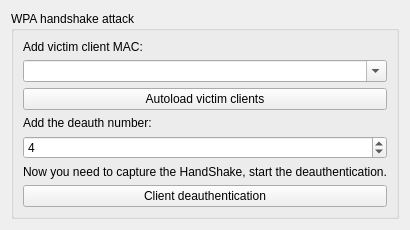
          <widget class="QWidget" name="page">
           <property name="geometry">
            <rect>
             <x>0</x>
             <y>0</y>
             <width>373</width>
             <height>218</height>
            </rect>
           </property>
           <attribute name="label">
            <string>WPA attacks</string>
           </attribute>
           <layout class="QVBoxLayout">
            <item>
             <widget class="QGroupBox" name="groupBox4_2">
              <property name="title">
               <string>WPA handshake attack</string>
              </property>
              <layout class="QVBoxLayout">
               <item>
                <widget class="QLabel" name="textLabel8_2">
                 <property name="text">
                  <string>Add victim client MAC:</string>
                 </property>
                 <property name="wordWrap">
                  <bool>false</bool>
                 </property>
                </widget>
               </item>
               <item>
                <widget class="QComboBox" name="combo_wpa_mac_hand">
                 <property name="editable">
                  <bool>true</bool>
                 </property>
                </widget>
               </item>
               <item>
                <widget class="QPushButton" name="button_wpa_autoload_clients">
                 <property name="text">
                  <string>Autoload victim clients</string>
                 </property>
                </widget>
               </item>
               <item>
                <widget class="QLabel" name="textLabel8_2_2">
                 <property name="text">
                  <string>Add the deauth number:</string>
                 </property>
                 <property name="wordWrap">
                  <bool>false</bool>
                 </property>
                </widget>
               </item>
               <item>
                <widget class="QSpinBox" name="spin_wpa_deauth_hand">
                 <property name="value">
                  <number>4</number>
                 </property>
                </widget>
               </item>
               <item>
                <widget class="QLabel" name="textLabel9_2">
                 <property name="text">
                  <string>Now you need to capture the HandShake, start the deauthentication.</string>
                 </property>
                 <property name="wordWrap">
                  <bool>false</bool>
                 </property>
                </widget>
               </item>
               <item>
                <widget class="QPushButton" name="button_wpa_deauth_hand">
                 <property name="text">
                  <string>Client deauthentication</string>
                 </property>
                </widget>
               </item>
              </layout>
             </widget>
            </item>
            <item>
             <spacer name="spacer32_2">
              <property name="orientation">
               <enum>Qt::Vertical</enum>
              </property>
              <property name="sizeType">
               <enum>QSizePolicy::Expanding</enum>
              </property>
              <property name="sizeHint" stdset="0">
               <size>
                <width>20</width>
                <height>80</height>
               </size>
              </property>
             </spacer>
            </item>
           </layout>
          </widget>
